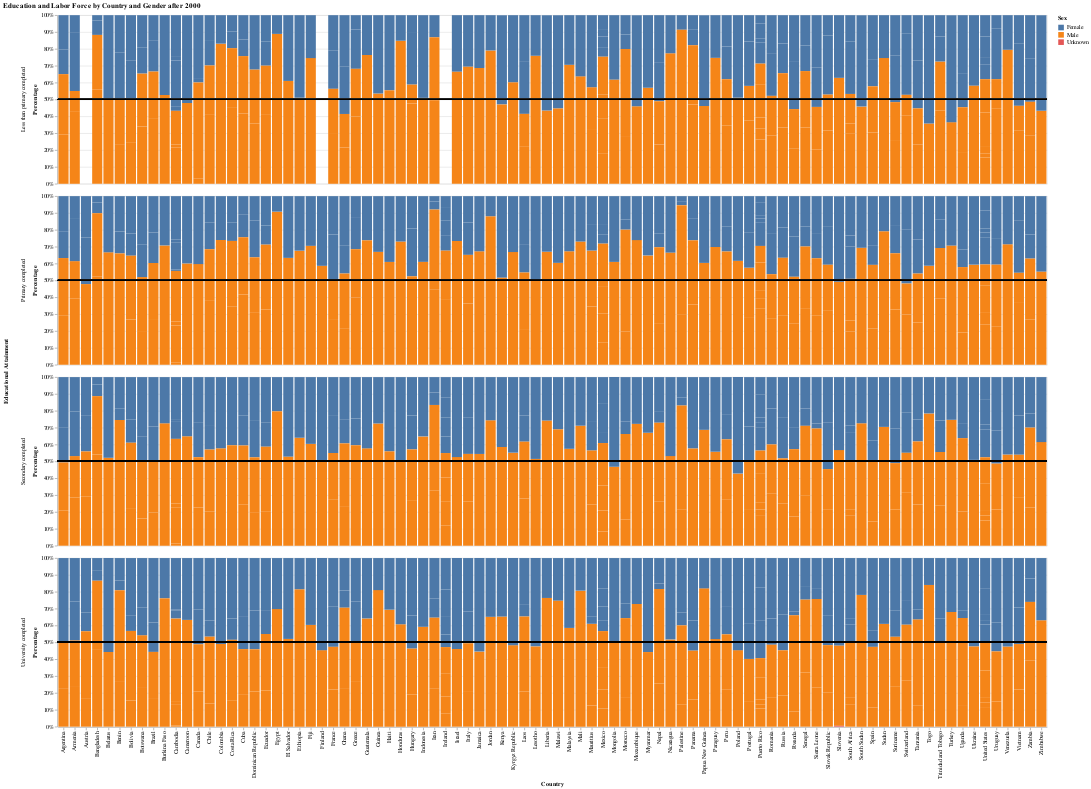

Here is the notebook cell this chart was saved with:
### Code cell
chart_educ_labor()

### Figure 1 — Vega specification as saved in the notebook (floating-point values rounded to 4 significant figures; data arrays with more than 128 entries replaced by an {"elided": "..."} marker saying what was removed)
{"$schema": "https://vega.github.io/schema/vega/v5.json", "data": [{"name": "source_0", "values": {"elided": "1187 records"}}, {"name": "row_domain", "values": [{"EDATTAIN": "Less than primary completed", "count": 284}, {"EDATTAIN": "Primary completed", "count": 300}, {"EDATTAIN": "Secondary completed", "count": 302}, {"EDATTAIN": "University completed", "count": 301}]}, {"name": "data_1"}, {"name": "data_2"}, {"name": "data_1_x_domain_COUNTRY_NAME", "values": [{"COUNTRY_NAME": "Armenia"}, {"COUNTRY_NAME": "Argentina"}, {"COUNTRY_NAME": "Austria"}, {"COUNTRY_NAME": "Bangladesh"}, {"COUNTRY_NAME": "Burkina Faso"}, {"COUNTRY_NAME": "Benin"}, {"COUNTRY_NAME": "Bolivia"}, {"COUNTRY_NAME": "Brazil"}, {"COUNTRY_NAME": "Botswana"}, {"COUNTRY_NAME": "Belarus"}, {"COUNTRY_NAME": "Canada"}, {"COUNTRY_NAME": "Switzerland"}, {"COUNTRY_NAME": "Chile"}, {"COUNTRY_NAME": "Cameroon"}, {"COUNTRY_NAME": "Colombia"}, {"COUNTRY_NAME": "Costa Rica"}, {"COUNTRY_NAME": "Cuba"}, {"COUNTRY_NAME": "Dominican Republic"}, {"COUNTRY_NAME": "Ecuador"}, {"COUNTRY_NAME": "Egypt"}, {"COUNTRY_NAME": "Spain"}, {"COUNTRY_NAME": "Ethiopia"}, {"COUNTRY_NAME": "Finland"}, {"COUNTRY_NAME": "Fiji"}, {"COUNTRY_NAME": "France"}, {"COUNTRY_NAME": "Ghana"}, {"COUNTRY_NAME": "Guinea"}, {"COUNTRY_NAME": "Greece"}, {"COUNTRY_NAME": "Guatemala"}, {"COUNTRY_NAME": "Honduras"}, {"COUNTRY_NAME": "Haiti"}, {"COUNTRY_NAME": "Hungary"}, {"COUNTRY_NAME": "Indonesia"}, {"COUNTRY_NAME": "Ireland"}, {"COUNTRY_NAME": "Israel"}, {"COUNTRY_NAME": "Iran"}, {"COUNTRY_NAME": "Italy"}, {"COUNTRY_NAME": "Jamaica"}, {"COUNTRY_NAME": "Jordan"}, {"COUNTRY_NAME": "Kenya"}, {"COUNTRY_NAME": "Kyrgyz Republic"}, {"COUNTRY_NAME": "Cambodia"}, {"COUNTRY_NAME": "Laos"}, {"COUNTRY_NAME": "Liberia"}, {"COUNTRY_NAME": "Lesotho"}, {"COUNTRY_NAME": "Morocco"}, {"COUNTRY_NAME": "Mali"}, {"COUNTRY_NAME": "Myanmar"}, {"COUNTRY_NAME": "Mongolia"}, {"COUNTRY_NAME": "Mauritius"}, {"COUNTRY_NAME": "Malawi"}, {"COUNTRY_NAME": "Mexico"}, {"COUNTRY_NAME": "Malaysia"}, {"COUNTRY_NAME": "Mozambique"}, {"COUNTRY_NAME": "Nicaragua"}, {"COUNTRY_NAME": "Nepal"}, {"COUNTRY_NAME": "Panama"}, {"COUNTRY_NAME": "Peru"}, {"COUNTRY_NAME": "Papua New Guinea"}, {"COUNTRY_NAME": "Poland"}, {"COUNTRY_NAME": "Puerto Rico"}, {"COUNTRY_NAME": "Palestine"}, {"COUNTRY_NAME": "Portugal"}, {"COUNTRY_NAME": "Paraguay"}, {"COUNTRY_NAME": "Romania"}, {"COUNTRY_NAME": "Russia"}, {"COUNTRY_NAME": "Rwanda"}, {"COUNTRY_NAME": "Sudan"}, {"COUNTRY_NAME": "Slovak Republic"}, {"COUNTRY_NAME": "Slovenia"}, {"COUNTRY_NAME": "Sierra Leone"}, {"COUNTRY_NAME": "Senegal"}, {"COUNTRY_NAME": "Suriname"}, {"COUNTRY_NAME": "South Sudan"}, {"COUNTRY_NAME": "El Salvador"}, {"COUNTRY_NAME": "Togo"}, {"COUNTRY_NAME": "Turkey"}, {"COUNTRY_NAME": "Trinidad and Tobago"}, {"COUNTRY_NAME": "Tanzania"}, {"COUNTRY_NAME": "Ukraine"}, {"COUNTRY_NAME": "Uganda"}, {"COUNTRY_NAME": "United States"}, {"COUNTRY_NAME": "Uruguay"}, {"COUNTRY_NAME": "Venezuela"}, {"COUNTRY_NAME": "Vietnam"}, {"COUNTRY_NAME": "South Africa"}, {"COUNTRY_NAME": "Zambia"}, {"COUNTRY_NAME": "Zimbabwe"}]}, {"name": "data_1_color_domain_SEX_LABEL", "values": [{"SEX_LABEL": "Male"}, {"SEX_LABEL": "Female"}, {"SEX_LABEL": "Unknown"}]}], "signals": [{"name": "x_step", "value": 20}, {"name": "child_width", "update": "bandspace(domain('x').length, 0.1, 0.05) * x_step"}, {"name": "child_height", "value": 300}], "marks": [{"type": "group", "name": "row-title", "title": {"text": "Educational Attainment", "style": "guide-title", "offset": 10, "orient": "left"}, "role": "row-title"}, {"type": "group", "name": "row_header", "from": {"data": "row_domain"}, "sort": {"field": "datum[\"EDATTAIN\"]", "order": "ascending"}, "encode": {"update": {"height": {"signal": "child_height"}}}, "axes": [{"scale": "y", "orient": "left", "zindex": 0, "format": ".0%", "grid": false, "tickCount": {"signal": "ceil(child_height/40)"}, "labelOverlap": true, "title": "Percentage"}], "title": {"text": {"signal": "isValid(parent[\"EDATTAIN\"]) ? parent[\"EDATTAIN\"] : \"\"+parent[\"EDATTAIN\"]"}, "style": "guide-label", "frame": "group", "orient": "left", "offset": 10}, "role": "row-header"}, {"type": "group", "name": "column_footer", "encode": {"update": {"width": {"signal": "child_width"}}}, "axes": [{"scale": "x", "orient": "bottom", "grid": false, "title": "Country", "labelAngle": 270, "labelBaseline": "middle", "labelAlign": "right", "zindex": 0}], "role": "column-footer"}, {"type": "group", "name": "cell", "from": {"facet": {"data": "source_0", "name": "facet", "groupby": ["EDATTAIN"]}}, "sort": {"field": ["datum[\"EDATTAIN\"]"], "order": ["ascending"]}, "encode": {"update": {"height": {"signal": "child_height"}, "width": {"signal": "child_width"}}}, "data": [{"name": "data_0", "source": "facet", "transform": [{"type": "stack", "field": "Count", "groupby": ["COUNTRY_NAME"], "sort": {"field": ["SEX_LABEL"], "order": ["descending"]}, "as": ["Count_start", "Count_end"], "offset": "normalize"}, {"type": "filter", "expr": "isValid(datum[\"Count\"]) && isFinite(+datum[\"Count\"])"}, {"type": "project", "fields": ["COUNTRY_NAME", "Count", "Count_end", "Count_start", "EDATTAIN", "SEX_LABEL"]}]}, {"name": "data_1", "source": "facet", "transform": [{"type": "filter", "expr": "isValid(datum[\"Distribution\"]) && isFinite(+datum[\"Distribution\"])"}, {"type": "project", "fields": ["Distribution"]}]}], "marks": [{"type": "rect", "name": "child_layer_0_marks", "from": {"data": "data_0"}, "encode": {"update": {"fill": {"field": "SEX_LABEL", "scale": "color"}, "y2": {"field": "Count_start", "scale": "y"}, "y": {"field": "Count_end", "scale": "y"}, "tooltip": {"signal": "{\"COUNTRY_NAME\": isValid(datum[\"COUNTRY_NAME\"]) ? datum[\"COUNTRY_NAME\"] : \"\"+datum[\"COUNTRY_NAME\"], \"SEX_LABEL\": isValid(datum[\"SEX_LABEL\"]) ? datum[\"SEX_LABEL\"] : \"\"+datum[\"SEX_LABEL\"], \"Count\": format(datum[\"Count\"], \"\"), \"EDATTAIN\": isValid(datum[\"EDATTAIN\"]) ? datum[\"EDATTAIN\"] : \"\"+datum[\"EDATTAIN\"]}"}, "width": {"signal": "max(0.25, bandwidth('x'))"}, "x": {"field": "COUNTRY_NAME", "scale": "x"}}}, "style": ["bar"]}, {"type": "rule", "name": "child_layer_1_marks", "from": {"data": "data_1"}, "encode": {"update": {"x": {"field": {"signal": null, "datum": null, "group": "width", "parent": null}}, "x2": {"value": 0}, "y": {"field": "Distribution", "scale": "y"}, "stroke": {"value": "black"}}}, "style": ["rule"]}], "axes": [{"scale": "y", "grid": true, "maxExtent": 0, "tickCount": {"signal": "ceil(child_height/40)"}, "domain": false, "orient": "left", "gridScale": "x", "minExtent": 0, "zindex": 0, "aria": false, "labels": false, "ticks": false}], "style": "cell"}], "scales": [{"name": "x", "type": "band", "domain": {"data": "data_1_x_domain_COUNTRY_NAME", "field": "COUNTRY_NAME", "sort": true}, "range": {"step": {"signal": "x_step"}}, "paddingOuter": 0.05, "paddingInner": 0.1}, {"name": "y", "type": "linear", "domain": {"fields": [[0, 1], {"data": "data_2", "field": "Distribution"}]}, "range": [{"signal": "child_height"}, 0], "nice": true, "zero": true}, {"name": "color", "type": "ordinal", "domain": {"data": "data_1_color_domain_SEX_LABEL", "field": "SEX_LABEL", "sort": true}, "range": "category"}], "title": {"text": "Education and Labor Force by Country and Gender after 2000", "anchor": "start"}, "padding": 5, "legends": [{"title": "Sex", "fill": "color", "symbolType": "square"}], "background": "white", "layout": {"padding": 20, "offset": {"rowTitle": 10}, "columns": 1, "bounds": "full", "align": "all"}}
